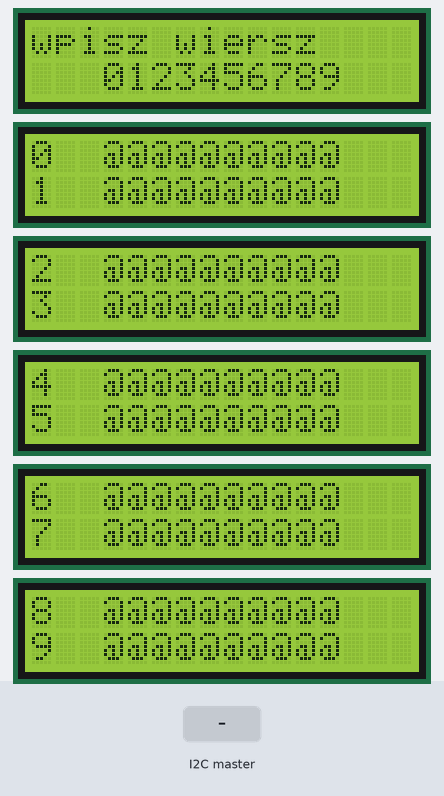
Bench run of a sketch on a simulated Arduino Uno, built with avr-gcc and run on an emulated ATmega328P. On the bench: 6 × 16×2 character LCD. The test bench sets the inputs (shaded band).

Above: at 1.2 s.
1.3 s: the I2C master sends the byte 9
At 2.2 s:
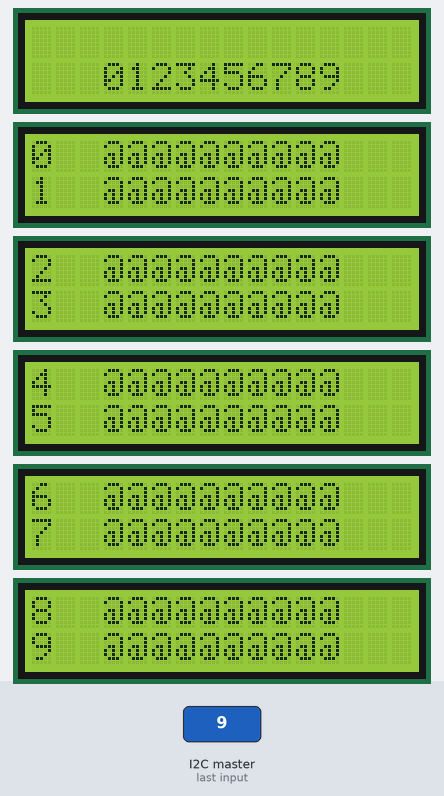
Timing chart, 0 to 4.3 s (numbered marks = the images above; inputs shaded):
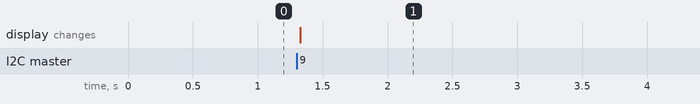

Measured:
- after the input at 1.3 s, the display: changes at once (image 1)

The sketch:

BattleShip.ino
```cpp
#define player 1
#include <LiquidCrystal.h>
#include <Wire.h>
#include <string.h>

// int field[10][10];  //moje pole
//                     //0-pusty
//                     //1-statek nieznany , w ktory nie trafiono
//                     //2-trafiony
//                     //3-zabity
// int field2[10][10]; //obce pole
//                     //0-znany pusty
//                     //1-pole nieznane
//                     //2-trafiony
//                     //3-zabity
int lose = 20, win = 20;
int data[4]; //1- pionowo,col,min_row,max_row
             //0- poziomo,row,min_col,max_col
class Display{
    LiquidCrystal *lcd1, *lcd2, *lcd3, *lcd4, *lcd5, *lcd6;
public:
    LiquidCrystal *lcds[6];
    int field[10][10];
    int field2[10][10];
    String cLook[4];

    Display(int e1, int e2, int e3, int e4, int e5, int e6){
        cLook[0] = " ";
        cLook[1] = "@";
        cLook[2] = "/";
        cLook[3] = "X";

        lcd1 = new LiquidCrystal(12, e1, 5, 4, 3, 2);
        lcd2 = new LiquidCrystal(12, e2, 5, 4, 3, 2);
        lcd3 = new LiquidCrystal(12, e3, 5, 4, 3, 2);
        lcd4 = new LiquidCrystal(12, e4, 5, 4, 3, 2);
        lcd5 = new LiquidCrystal(12, e5, 5, 4, 3, 2);
        lcd6 = new LiquidCrystal(12, e6, 5, 4, 3, 2);
        lcds[0] = lcd1;
        lcds[1] = lcd2;
        lcds[2] = lcd3;
        lcds[3] = lcd4;
        lcds[4] = lcd5;
        lcds[5] = lcd6;

        lcd1->begin(16, 2);
        lcd2->begin(16, 2);
        lcd3->begin(16, 2);
        lcd4->begin(16, 2);
        lcd5->begin(16, 2);
        lcd6->begin(16, 2);
    };
};
Display *disp;
int key = 0;
/*----------------------KOMUNIKACJA-----------------------------------------*/

void waitSerial(){
    while (!Serial.available()){};
};

void send_answer(int val){
    Serial.write(val / 256);
    Serial.write(val % 256);
}

void receive_answer(int *a){
    byte b1, b2;
    waitSerial();
    b1 = Serial.read();
    waitSerial();
    b2 = Serial.read();
    *a = b2 + b1 * 256;
}

void send_location(int row, int col){

    send_answer(row);
    send_answer(col);
}

void receive_location(int *row, int *col){

    receive_answer(row);
    receive_answer(col);
}

void send_data(){
    for (int i = 0; i < 4; ++i)
        send_answer(data[i]);
}

void receive_data(){
    for (int i = 0; i < 4; ++i)
        receive_answer(&data[i]);
}

int gotKey;
char sgotKey;
bool wantKey = false;

void onKeyPressed(int numBytes){
    if (!wantKey)
        return;
    sgotKey = Wire.read();
    show_message((String)sgotKey);
    gotKey = sgotKey - '0';
    wantKey = false;
}

int getKey(){
    do{
        wantKey = true;
        while (wantKey){};
    } while (gotKey < 0 || gotKey > 9);
    return gotKey;
}

int getDir(){
    do{
        wantKey = true;
        while (wantKey){};
    } while (gotKey < 1 || gotKey > 4);
    return gotKey;
}

void insert_key(int *a, int *b){
    show_message("wpisz wiersz");
    *a = getKey();
    show_message("wpisz kolumne");
    *b = getKey();
}

void insert_key_with_dir(int *a, int *b, int *dir){
    show_message("wpisz wiersz");
    *a = getKey();
    show_message("wpisz kolumne");
    *b = getKey();
    show_message("wpisz kierunek");
    *dir = getDir();
}

/*----------------------KOMUNIKACJA-----------------------------------------*/
/*----------------------WYswietlanie PAwel---------------------------------------*/

void show_message(String k){

    disp->lcds[0]->print("                   ");
    disp->lcds[0]->setCursor(0, 0);
    disp->lcds[0]->print(k);
    disp->lcds[0]->setCursor(0, 0);
}

void show_field(int (&f)[10][10]){

    char c;
    int j = 1;
    for (int i = 0; i < 10; i++){
        c = i + '0';
        disp->lcds[j]->setCursor(0, i % 2);
        disp->lcds[j]->print(c);
        i % 2 ? j++ : j;
    }
    int k = 1;
    for (int i = 0; i < 10; i++){
        for (int j = 0; j < 10; j++){
            disp->lcds[k]->setCursor(j + 3, i % 2);
            disp->lcds[k]->print(disp->cLook[f[i][j]]);
        }
        i % 2 ? k++ : k;
    }
}

/*----------------------WYswietlanie PAwel---------------------------------------*/
/*----------------------KOMUNIKACJA-----------------------------------------*/

//czy mozna wstawic pojedynczy klocek
bool check_pos(int row, int column, int old_row, int old_column){
    int left = column - 1,
        right = column + 1,
        top = row - 1,
        bottom = row + 1;
    //sprawdzam czy są ścianki
    if (!column)
        left = column;
    else if (column == 9)
        right = column;
    if (!row)
        top = row;
    else if (row == 9)
        bottom = row;

    for (int i = top; i <= bottom; i++){
        for (int j = left; j <= right; j++){

            if ((i == old_row) && (j == old_column)){}
            else if (disp->field[i][j])
                return false;
        }
    }
    return true;
}

//pamietaj ze wstawiasz NIE STATEK a ilosc klockow ktorych brakuje !
// Ile(ale <=count) nad tym !pustym! polem można wstawic
int top_count(int row, int col, int count, int b1, int b2){
    int top = 0;
    for (int i = 1; i <= count; i++){
        if (((row - i) >= 0) && (check_pos(row - i, col, b1, b2)))
            top++;
        else
            return top;
    }
    return top;
}

int left_count(int row, int col, int count, int b1, int b2){
    int left = 0;
    for (int i = 1; i <= count; i++){
        if (((col - i) >= 0) && (check_pos(row, col - i, b1, b2)))
            left++;
        else
            return left;
    }
    return left;
}

int bottom_count(int row, int col, int count, int b1, int b2){
    int bottom = 0;
    for (int i = 1; i <= count; i++){
        if (((row + i) <= 9) && (check_pos(row + i, col, b1, b2)))
            bottom++;
        else
            return bottom;
    }
    return bottom;
}

int right_count(int row, int col, int count, int b1, int b2){
    int right = 0;
    for (int i = 1; i <= count; i++){
        if (((col + i) <= 9) && (check_pos(row, col + i, b1, b2)))
            right++;

        else
            return right;
    }
    return right;
}

bool is_good_and_insert(int row, int col, int dir, int size){
    int i;
    switch (dir){
    case 1:
        if (top_count(row, col, size - 1, 11, 11) == (size - 1)){

            for (i = row; i > row - size; i--)
                disp->field[i][col] = 1;
            return true;
        }
        break;
    case 2:
        if (bottom_count(row, col, size - 1, 11, 11) == (size - 1)){

            for (i = row; i < row + size; i++)
                disp->field[i][col] = 1;
            return true;
        }
        break;
    case 3:
        if (left_count(row, col, size - 1, 11, 11) == (size - 1)){

            for (i = col; i > col - size; i--)
                disp->field[row][i] = 1;
            return true;
        }
        break;
    case 4:
        if (right_count(row, col, size - 1, 11, 11) == (size - 1)){

            for (i = col; i < col + size; i++)
                disp->field[row][i] = 1;
            return true;
        }
        break;
    }
    return false;
}

//procedury do wczytywania roznych typow statkow
//statek pojedynczy
void read_ship(int size){
    bool is_goodpos = false, is_good_ship = false;
    int row, col, dir;
    while (!is_goodpos){
        if (size != 1){
            insert_key_with_dir(&row, &col, &dir);
            is_goodpos = check_pos(row, col, 11, 11);
            if (is_goodpos)
                is_good_ship = is_good_and_insert(row, col, dir, size);
        }
        else{

            insert_key(&row, &col);
            is_goodpos = check_pos(row, col, 11, 11);
            if (is_goodpos)
                is_good_ship = is_good_and_insert(row, col, 1, size);
        }

        if (is_good_ship)
            show_message("wstawiono");
        else{
            show_message("bledna lokalizacja");
            is_goodpos = false;
        }
    }
}

//wczytywanie wszystkich statkow
void read_ships(){
    int i;

    show_message("statki typu 1");
    for (i = 0; i < 4; i++){
        read_ship(1);
        show_field(disp->field);
    }
    show_message("statki typu 2");
    for (i = 0; i < 3; i++){
        read_ship(2);
        show_field(disp->field);
    }
    show_message("statki typu 3");
    for (i = 0; i < 2; i++){
        read_ship(3);
        show_field(disp->field);
    }
    show_message("statki typu 4");
    read_ship(4);
    show_field(disp->field);
    show_message("Koniec wstawiania");
}

/*----------------------PROCES GRY----------------------------------------*/
void insert_in_data(int dir, int k, int k1, int k2){
    data[0] = dir;
    data[1] = k;
    data[2] = k1;
    data[3] = k2;
}

bool is_killed(int row, int col){

    bool a = check_pos(row, col, row, col);
    int maxim = 0, minim = 0, i;
    if ((disp->field[row - 1][col] == 2) || (disp->field[row + 1][col] == 2)){
        //jesli w pionie jest trafiony

        i = row;
        maxim = i;
        minim = i;
        while ((disp->field[i][col])){ //poki nie dojdziesz do pustego idz do gory  (poki jest 1 albo 2)
            if (i < 0)
                break;
            if ((disp->field[i][col]) == 1)
                return false; //jesli znajdziesz statek w ktory nie trafiono wyjdz
            minim = i;
            i--;
        }
        i = row;
        while ((disp->field[i][col])){ //poki nie dojdziesz do pustego idz do dolu (poki jest 1 albo 2)

            if (i > 9)
                break;
            if ((disp->field[i][col]) == 1)
                return false; //jesli znajdziesz statek w ktory nie trafiono wyjdz
            maxim = i;
            i++;
        }
        insert_in_data(1, col, minim, maxim);
        return true;
    }
    else if ((disp->field[row][col - 1] == 2) || (disp->field[row][col + 1] == 2)){ //jesli w poziomie jest trafiony
        i = col;
        maxim = i;
        minim = i;
        while ((disp->field[row][i])){ //poki nie dojdziesz do pustego idz zlewa
            if (i < 0)
                break;
            if ((disp->field[row][i]) == 1)
                return false; //jesli znajdziesz statek w ktory nie trafiono wyjdz
            minim = i;
            i--;
        }
        i = col;
        while ((disp->field[row][i])){ //poki nie dojdziesz do pustego idz z prawa

            if (i > 9)
                break;
            if ((disp->field[row][i]) == 1)
                return false; //jesli znajdziesz statek w ktory nie trafiono wyjdz
            maxim = i;
            i++;
        }

        insert_in_data(0, row, minim, maxim);
        return true;
    }
    else if (a){
        insert_in_data(0, row, col, col);
        return true;
    };
    return false;
}
//ustawia statki na zabite
void set_killed(int (&f)[10][10], int my){
    int i, j;
    if (data[0]){
        j = data[1];
        for (i = data[2]; i <= data[3]; i++){
            f[i][j] = 3;
            if (my)
                lose--;
            else
                win--;
        };
    }
    else{
        j = data[1];
        for (i = data[2]; i <= data[3]; i++){
            f[j][i] = 3;
            if (my)
                lose--;
            else
                win--;
        }
    }
}

void hit(int row, int col){
    disp->field[row][col] = 2; //ustaw jako hit
    bool a = is_killed(row, col);
    if (a){ //jesli zabity to wyslij 3 i maciez data[] i ustaw swoje statki jako zabite

        set_killed(disp->field, 1);
        send_answer(3);
        send_data();
        show_field(disp->field);
    }
    else{ //jesli nie wyslij 2 i ustaw aktualny statek na 2
        send_answer(2);
    };
}

void sender(){
    bool again = true;
    while (again){
        bool is_goodpos = false;
        int row, col;
        again = false;
        while (!is_goodpos){
            show_message("twoja kolej");
            insert_key(&row, &col);
            if (disp->field2[row][col] == 1){ //jesli pole nieznane (=1)
                send_location(row, col);
                is_goodpos = true;
                int a;
                receive_answer(&a);
                if (!a){
                    show_message("nie trafiles");
                    disp->field2[row][col] = 0;

                } //pusty
                else if (a == 2){
                    show_message("trafiles");
                    disp->field2[row][col] = 2;
                    if ((lose != 0) && (win != 0))
                    again = true;
                    show_field(disp->field2);
                }
                else{
                    show_message("zabiles");
                    receive_data();
                    set_killed(disp->field2, 0);
                    if ((lose != 0) && (win != 0))
                    again = true;
                    show_field(disp->field2);
                } //killed odbior macierzy i wypewnienie na killed !napisac fukcje uniw z przekaz argumentow
            }
            else
                show_message("nie powtarzaj sie!");
        }
        show_field(disp->field2);
    }
}

void receiver(){
    bool again = true;
    while (again){
        int row, col;
        again = false;
        show_message("czekaj");
        receive_location(&row, &col);
        if (disp->field[row][col] == 0)
            send_answer(0); //jesli pusty
        else{
            hit(row, col);
            if ((lose != 0) && (win != 0))
            again = true;
        }
        show_field(disp->field);
    }
}

/*----------------------PROCES GRY----------------------------------------*/

void init_void(){
    int i, j;

    for (i = 0; i < 10; i++){
        for (j = 0; j < 10; j++){
            disp->field[i][j] = 0;  //moje puste
            disp->field2[i][j] = 1; //obce nieznane
        }
    }
    show_message("wpisz statki");
    //read_ships();
}

bool game_over(){
    if ((lose != 0) && (win != 0))
        return false;
    else
        return true;
}

void run_game(){
    bool a;
    if (player){ //gdy jestes pierwszy

        sender();
        show_field(disp->field2);
        a = game_over();
        if (!a)
            receiver();
        show_field(disp->field2);
    }
    else{
        receiver();
        show_field(disp->field2);
        a = game_over();
        if (!a)
            sender();
        show_field(disp->field2);
    }
}
void test1(){
    //jednoos
    disp->field[0][3] = 1;
    disp->field[0][7] = 1;
    disp->field[9][5] = 1;
    disp->field[9][9] = 1;
    //dwuos
    disp->field[2][5] = 1;
    disp->field[3][5] = 1;
    disp->field[2][9] = 1;
    disp->field[3][9] = 1;
    disp->field[4][2] = 1;
    disp->field[4][3] = 1;
    //trzyos
    for (int i = 7; i < 10; i++)
        disp->field[i][2] = 1;
    for (int i = 5; i < 8; i++)
        disp->field[i][7] = 1;
    for (int i = 1; i < 5; i++)
        disp->field[i][0] = 1;
    show_field(disp->field);
}
void setup(){

    disp = new Display(6, 7, 8, 9, 10, 11);
    disp->lcds[0]->setCursor(0, 1);
    disp->lcds[0]->print("   0123456789");
    disp->lcds[0]->setCursor(0, 0);
    Wire.begin(9);
    Wire.onReceive(onKeyPressed);

    Serial.begin(9600);

    init_void();
    test1();
    bool a = game_over();
    show_field(disp->field2);
    while (!a){
        run_game();
        a = game_over();
    }
    if (lose==0)
        show_message("przegrales");
    else
        show_message("wygrales");
}

void loop(){}
```
